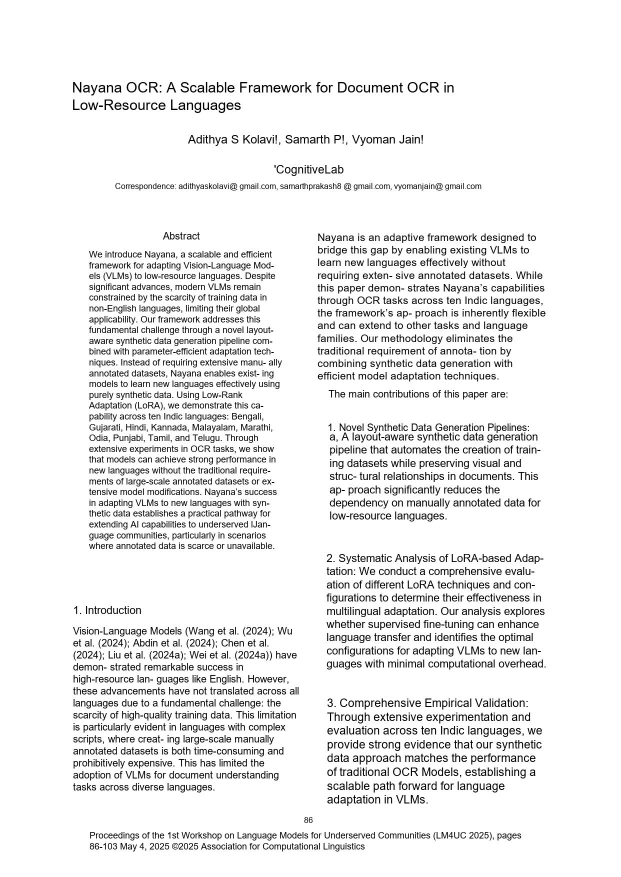
#> input picture layout_testing/output_text_layout.jpg, 1241 x 1754 px (shown at 1/2 size)
$ python -i deffect.py   (imports and definitions only)
#> lines starting #> are read from the running program, lines starting #| are printed output that depends on the picture
import cv2
import numpy as np

# [72 lines left out: function create_printer_drum_effect, not called in this run]

def create_advanced_drum_effect(image_path, output_path=None):
    """
    Create a more realistic printer drum effect with multiple defect types
    """
#> called with image_path = 'output_text_layout.jpg'

    # Load image
    img = cv2.imread(image_path)
#> img is the input picture: shape (1754, 1241, 3); min 0, max 255, mean 236.7
    img = cv2.cvtColor(img, cv2.COLOR_BGR2RGB)
    height, width = img.shape[:2]
#> height = 1754; width = 1241

    # Create base drum pattern
    result = img.copy().astype(np.float32)

    # Effect 1: Horizontal banding (main drum defect)
    band_height = np.random.randint(20, 40)
    for i in range(0, height, band_height):
        end_y = min(i + band_height, height)

        # Create varying intensity across the band
        band_intensity = 0.7 + 0.4 * np.sin(i * 0.1)

        # Apply with some horizontal variation
        for x in range(width):
            variation = 0.9 + 0.2 * np.sin(x * 0.01)
            final_intensity = band_intensity * variation
            result[i:end_y, x] *= final_intensity
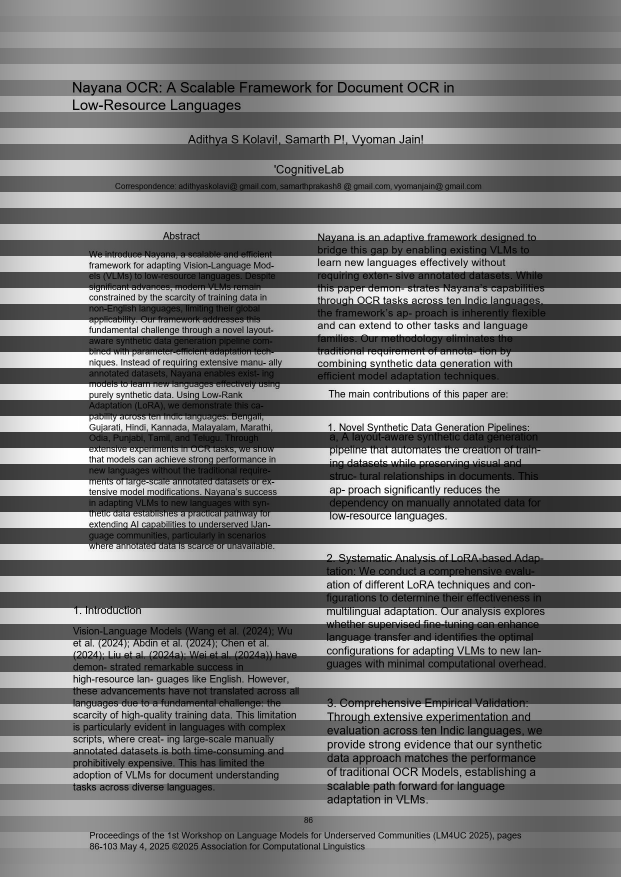
#> result: shape (1754, 1241, 3) float32 (shown at 1/2 size); min 0, max 308.4, mean 148.8; drawn with min black and max white

    # Effect 2: Vertical streaks (roller marks)
    streak_width = 3
    for x in range(0, width, np.random.randint(50, 150)):
        streak_intensity = np.random.uniform(0.6, 1.4)
        end_x = min(x + streak_width, width)
        result[:, x:end_x] *= streak_intensity
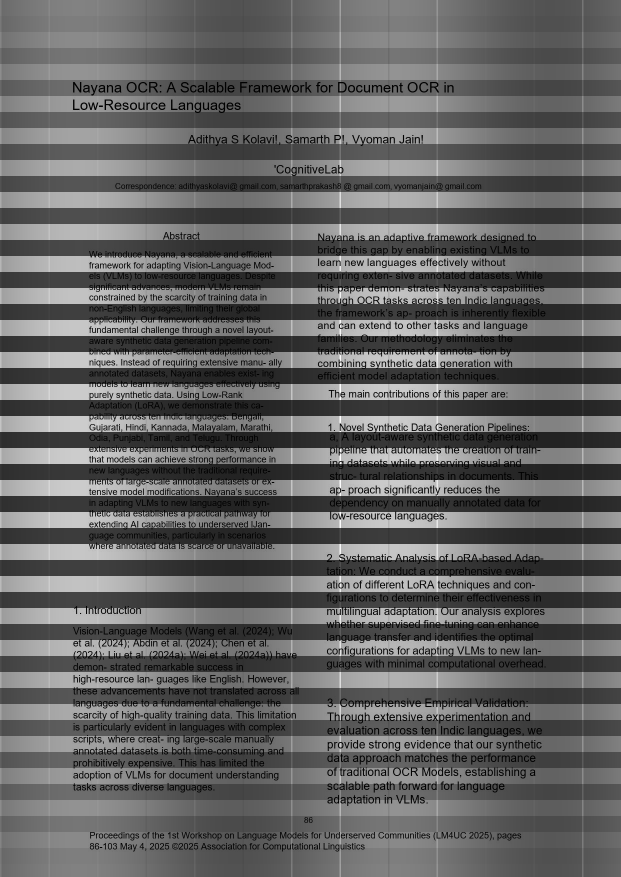
#> result: shape (1754, 1241, 3) float32 (shown at 1/2 size); min 0, max 384.6, mean 149.3; drawn with min black and max white

    # Effect 3: Random spots and marks
    num_spots = np.random.randint(5, 15)
    for _ in range(num_spots):
        spot_x = np.random.randint(0, width-20)
        spot_y = np.random.randint(0, height-20)
        spot_size = np.random.randint(5, 20)
        spot_intensity = np.random.uniform(0.3, 0.8)

        # Create circular spot
        y, x = np.ogrid[:spot_size, :spot_size]
        mask = (x - spot_size//2)**2 + (y - spot_size//2)**2 <= (spot_size//2)**2

        end_y = min(spot_y + spot_size, height)
        end_x = min(spot_x + spot_size, width)

        spot_region = result[spot_y:end_y, spot_x:end_x]
        spot_region[mask[:end_y-spot_y, :end_x-spot_x]] *= spot_intensity

    # Effect 4: Overall aging/fading
    age_factor = np.random.uniform(0.85, 0.95)
    result *= age_factor

    # Add slight blur to simulate print quality
    result = cv2.GaussianBlur(result, (3, 3), 0.5)

    # Convert back to uint8
    result = np.clip(result, 0, 255).astype(np.uint8)

    if output_path:
        cv2.imwrite(output_path, cv2.cvtColor(result, cv2.COLOR_RGB2BGR))

    return result

# [25 lines left out: function demo_effects, not called in this run]

# Example usage
# [6 lines not run here, left out]
    #
    # Or use the advanced effect
    # result = create_advanced_drum_effect('textbook_page.jpg', 'output_advanced_effect.jpg')

>>> result = create_advanced_drum_effect('output_text_layout.jpg')

$ run again, on layout_testing/2025.lm4uc-1.11_page-0001.jpg
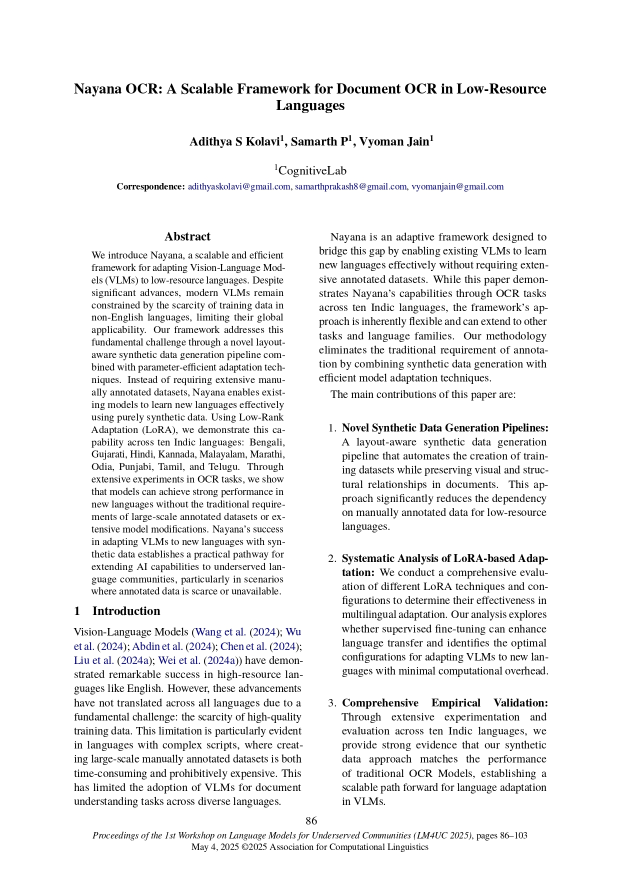
#> input picture layout_testing/2025.lm4uc-1.11_page-0001.jpg, 1241 x 1754 px (shown at 1/2 size)
#> in create_advanced_drum_effect, img is the input picture: shape (1754, 1241, 3); mean B, G, R 239.3, 239, 239
#> after the loop in create_advanced_drum_effect, `for i in range(0, height, band_height):`:
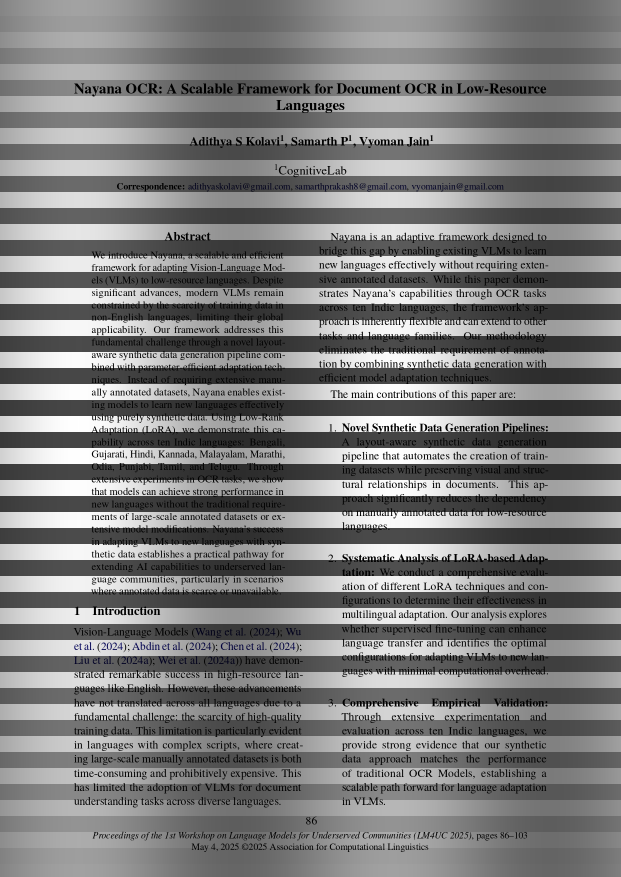
#> result: shape (1754, 1241, 3) float32 (shown at 1/2 size); mean R, G, B 150.4, 150.4, 150.5; drawn with min black and max white
#> after the loop in create_advanced_drum_effect, `for x in range(0, width, np.random.randint(50, 150)):`:
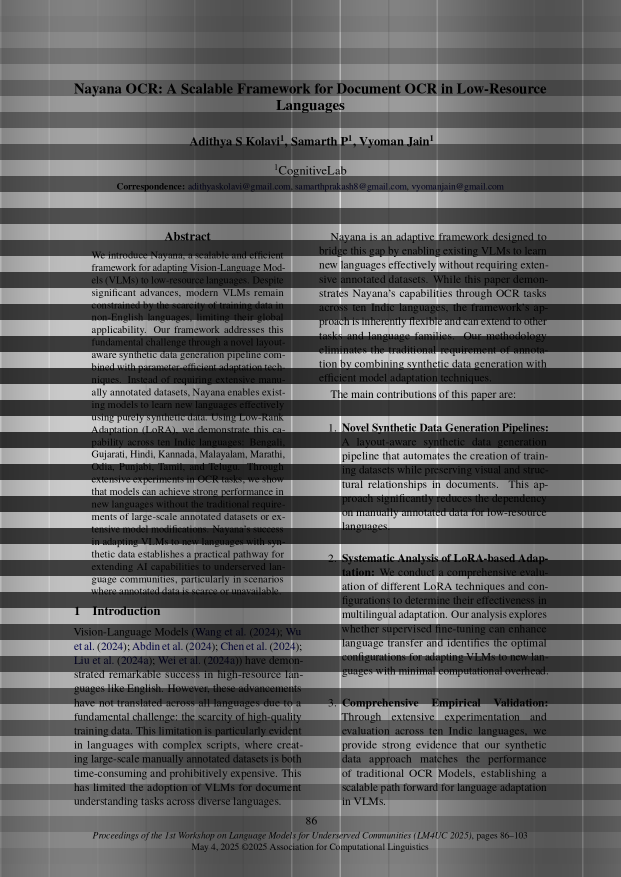
#> result: shape (1754, 1241, 3) float32 (shown at 1/2 size); mean R, G, B 150.9, 150.9, 151; drawn with min black and max white
